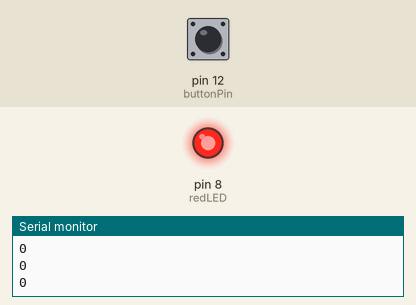
The sketch below on a simulated Arduino Uno, built with avr-gcc and run on an emulated ATmega328P. Shown: output pins drawn as LEDs (lit = HIGH), the last lines printed to the serial monitor. The test bench sets the inputs (shaded band); at power-on: pin 12 (buttonPin) LOW.

Above: at 1.2 s.
1.3 s: pin 12 (buttonPin) pulled HIGH for 0.15 s
At 1.42 s:
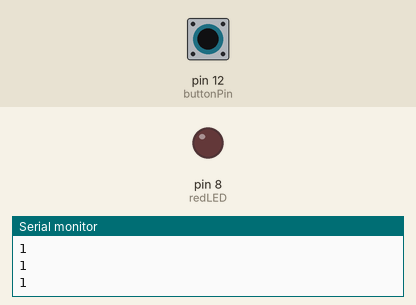
3.0 s: pin 12 (buttonPin) pulled HIGH for 3.2 s
At 7.2 s:
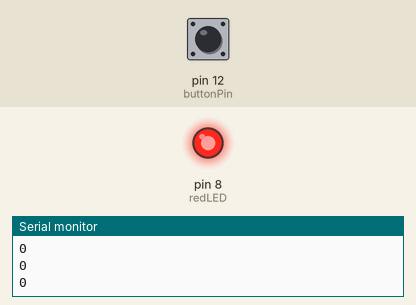
Timing chart, 0 to 8.7 s (numbered marks = the images above; inputs shaded):
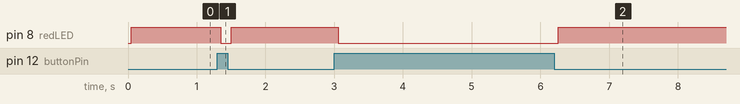

The sketch:

primer_experimento_con_push_button.ino
```cpp
int redLED=8;
int buttonPin=12;
int buttonRead;
int dv=50;

void setup() {
  // put your setup code here, to run once:
  Serial.begin(9600);
  pinMode(redLED, OUTPUT);
  pinMode(buttonPin, INPUT);
}

void loop() {
  // put your main code here, to run repeatedly:
  buttonRead=digitalRead(buttonPin);
  Serial.println(buttonRead);
  delay(dv);
  if(buttonRead==1) {
    digitalWrite(redLED, LOW);
  }
  if(buttonRead==0) {
    digitalWrite(redLED, HIGH);
  }

}
```

Measured:
- after the input at 1.3 s, pin 8 (redLED): HIGH → LOW after 0.05 s, → HIGH 0.15 s later
- after the input at 3.0 s, pin 8 (redLED): HIGH → LOW after 0.06 s, → HIGH 3.2 s later
